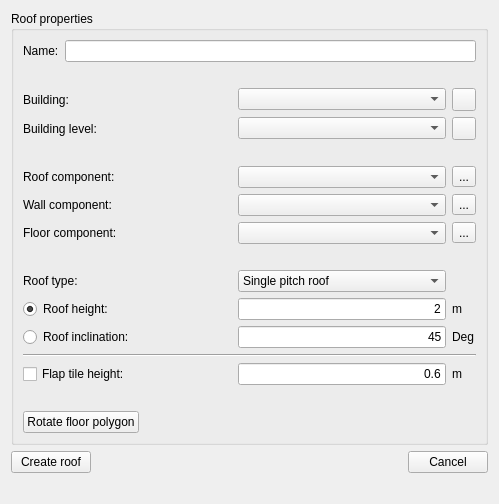
     <widget class="QWidget" name="pageRoof">
      <layout class="QGridLayout" name="gridLayout_7">
       <item row="1" column="0">
        <widget class="QPushButton" name="pushButtonCreateRoof">
         <property name="text">
          <string>Create roof</string>
         </property>
        </widget>
       </item>
       <item row="1" column="1">
        <spacer name="horizontalSpacer_5">
         <property name="orientation">
          <enum>Qt::Horizontal</enum>
         </property>
         <property name="sizeHint" stdset="0">
          <size>
           <width>305</width>
           <height>20</height>
          </size>
         </property>
        </spacer>
       </item>
       <item row="1" column="2">
        <widget class="QPushButton" name="pushButtonCancel4">
         <property name="text">
          <string>Cancel</string>
         </property>
        </widget>
       </item>
       <item row="2" column="1">
        <spacer name="verticalSpacer_9">
         <property name="orientation">
          <enum>Qt::Vertical</enum>
         </property>
         <property name="sizeHint" stdset="0">
          <size>
           <width>20</width>
           <height>20</height>
          </size>
         </property>
        </spacer>
       </item>
       <item row="0" column="0" colspan="3">
        <widget class="QGroupBox" name="groupBoxObjectProperties_3">
         <property name="title">
          <string>Roof properties</string>
         </property>
         <layout class="QGridLayout" name="gridLayout_5">
          <item row="5" column="0">
           <widget class="QLabel" name="label_10">
            <property name="text">
             <string>Roof component:</string>
            </property>
           </widget>
          </item>
          <item row="5" column="2">
           <widget class="QToolButton" name="toolButtonEditComponentsRoof3">
            <property name="text">
             <string>...</string>
            </property>
           </widget>
          </item>
          <item row="7" column="2">
           <widget class="QToolButton" name="toolButtonEditComponentsFloor3">
            <property name="text">
             <string>...</string>
            </property>
           </widget>
          </item>
          <item row="6" column="1">
           <widget class="QComboBox" name="comboBoxComponentWall3"/>
          </item>
          <item row="10" column="0">
           <widget class="QRadioButton" name="radioButtonRoofHeight">
            <property name="text">
             <string>Roof height:</string>
            </property>
            <property name="checked">
             <bool>true</bool>
            </property>
           </widget>
          </item>
          <item row="11" column="2">
           <widget class="QLabel" name="label_15">
            <property name="text">
             <string>Deg</string>
            </property>
           </widget>
          </item>
          <item row="7" column="0">
           <widget class="QLabel" name="label_13">
            <property name="text">
             <string>Floor component:</string>
            </property>
           </widget>
          </item>
          <item row="5" column="1">
           <widget class="QComboBox" name="comboBoxComponentRoof3"/>
          </item>
          <item row="9" column="0">
           <widget class="QLabel" name="labelBuilding_4">
            <property name="text">
             <string>Roof type:</string>
            </property>
           </widget>
          </item>
          <item row="7" column="1">
           <widget class="QComboBox" name="comboBoxComponentFloor3"/>
          </item>
          <item row="0" column="0" colspan="3">
           <layout class="QHBoxLayout" name="horizontalLayout_4">
            <item>
             <widget class="QLabel" name="label_9">
              <property name="text">
               <string>Name:</string>
              </property>
             </widget>
            </item>
            <item>
             <widget class="QLineEdit" name="lineEditNameRoof"/>
            </item>
           </layout>
          </item>
          <item row="1" column="1">
           <spacer name="verticalSpacer_7">
            <property name="orientation">
             <enum>Qt::Vertical</enum>
            </property>
            <property name="sizeType">
             <enum>QSizePolicy::Preferred</enum>
            </property>
            <property name="sizeHint" stdset="0">
             <size>
              <width>20</width>
              <height>20</height>
             </size>
            </property>
           </spacer>
          </item>
          <item row="3" column="2">
           <widget class="QToolButton" name="toolButtonAddBuildingLevel3">
            <property name="icon">
             <iconset>
              <normaloff>:/gfx/actions/24x24/plus.png</normaloff>:/gfx/actions/24x24/plus.png</iconset>
            </property>
           </widget>
          </item>
          <item row="14" column="0" colspan="3">
           <spacer name="verticalSpacer_12">
            <property name="orientation">
             <enum>Qt::Vertical</enum>
            </property>
            <property name="sizeType">
             <enum>QSizePolicy::Preferred</enum>
            </property>
            <property name="sizeHint" stdset="0">
             <size>
              <width>20</width>
              <height>20</height>
             </size>
            </property>
           </spacer>
          </item>
          <item row="2" column="0">
           <widget class="QLabel" name="labelBuilding_3">
            <property name="text">
             <string>Building:</string>
            </property>
           </widget>
          </item>
          <item row="10" column="1">
           <widget class="QtExt::ValidatingLineEdit" name="lineEditRoofHeight">
            <property name="sizePolicy">
             <sizepolicy hsizetype="Preferred" vsizetype="Fixed">
              <horstretch>0</horstretch>
              <verstretch>0</verstretch>
             </sizepolicy>
            </property>
            <property name="text">
             <string>2</string>
            </property>
            <property name="alignment">
             <set>Qt::AlignRight|Qt::AlignTrailing|Qt::AlignVCenter</set>
            </property>
           </widget>
          </item>
          <item row="10" column="2">
           <widget class="QLabel" name="label_14">
            <property name="text">
             <string>m</string>
            </property>
           </widget>
          </item>
          <item row="6" column="2">
           <widget class="QToolButton" name="toolButtonEditComponentsWall3">
            <property name="text">
             <string>...</string>
            </property>
           </widget>
          </item>
          <item row="11" column="0">
           <widget class="QRadioButton" name="radioButtonRoofInclination">
            <property name="text">
             <string>Roof inclination:</string>
            </property>
           </widget>
          </item>
          <item row="13" column="2">
           <widget class="QLabel" name="label_16">
            <property name="text">
             <string>m</string>
            </property>
           </widget>
          </item>
          <item row="9" column="1">
           <widget class="QComboBox" name="comboBoxRoofType">
            <item>
             <property name="text">
              <string>Single pitch roof</string>
             </property>
            </item>
            <item>
             <property name="text">
              <string>Double pitch roof</string>
             </property>
            </item>
            <item>
             <property name="text">
              <string>Mansard roof</string>
             </property>
            </item>
            <item>
             <property name="text">
              <string>Hip roof</string>
             </property>
            </item>
            <item>
             <property name="text">
              <string>Complex shape</string>
             </property>
            </item>
           </widget>
          </item>
          <item row="3" column="0">
           <widget class="QLabel" name="labelBuildingLevel_3">
            <property name="text">
             <string>Building level:</string>
            </property>
           </widget>
          </item>
          <item row="13" column="0">
           <widget class="QCheckBox" name="checkBoxFlapTile">
            <property name="text">
             <string>Flap tile height:</string>
            </property>
           </widget>
          </item>
          <item row="15" column="0" colspan="3">
           <layout class="QHBoxLayout" name="horizontalLayout_2">
            <item>
             <widget class="QPushButton" name="pushButtonRotateFloorPolygon">
              <property name="text">
               <string>Rotate floor polygon</string>
              </property>
             </widget>
            </item>
            <item>
             <spacer name="horizontalSpacer_4">
              <property name="orientation">
               <enum>Qt::Horizontal</enum>
              </property>
              <property name="sizeHint" stdset="0">
               <size>
                <width>40</width>
                <height>20</height>
               </size>
              </property>
             </spacer>
            </item>
           </layout>
          </item>
          <item row="4" column="1">
           <spacer name="verticalSpacer_8">
            <property name="orientation">
             <enum>Qt::Vertical</enum>
            </property>
            <property name="sizeType">
             <enum>QSizePolicy::Preferred</enum>
            </property>
            <property name="sizeHint" stdset="0">
             <size>
              <width>20</width>
              <height>20</height>
             </size>
            </property>
           </spacer>
          </item>
          <item row="13" column="1">
           <widget class="QtExt::ValidatingLineEdit" name="lineEditFlapTileHeight">
            <property name="sizePolicy">
             <sizepolicy hsizetype="Preferred" vsizetype="Fixed">
              <horstretch>0</horstretch>
              <verstretch>0</verstretch>
             </sizepolicy>
            </property>
            <property name="text">
             <string>0.6</string>
            </property>
            <property name="alignment">
             <set>Qt::AlignRight|Qt::AlignTrailing|Qt::AlignVCenter</set>
            </property>
           </widget>
          </item>
          <item row="2" column="2">
           <widget class="QToolButton" name="toolButtonAddBuilding3">
            <property name="icon">
             <iconset>
              <normaloff>:/gfx/actions/24x24/plus.png</normaloff>:/gfx/actions/24x24/plus.png</iconset>
            </property>
           </widget>
          </item>
          <item row="6" column="0">
           <widget class="QLabel" name="label_12">
            <property name="text">
             <string>Wall component:</string>
            </property>
           </widget>
          </item>
          <item row="8" column="1">
           <spacer name="verticalSpacer_10">
            <property name="orientation">
             <enum>Qt::Vertical</enum>
            </property>
            <property name="sizeType">
             <enum>QSizePolicy::Preferred</enum>
            </property>
            <property name="sizeHint" stdset="0">
             <size>
              <width>20</width>
              <height>20</height>
             </size>
            </property>
           </spacer>
          </item>
          <item row="2" column="1">
           <widget class="QComboBox" name="comboBoxBuilding3"/>
          </item>
          <item row="3" column="1">
           <widget class="QComboBox" name="comboBoxBuildingLevel3"/>
          </item>
          <item row="11" column="1">
           <widget class="QtExt::ValidatingLineEdit" name="lineEditRoofInclination">
            <property name="sizePolicy">
             <sizepolicy hsizetype="Preferred" vsizetype="Fixed">
              <horstretch>0</horstretch>
              <verstretch>0</verstretch>
             </sizepolicy>
            </property>
            <property name="text">
             <string>45</string>
            </property>
            <property name="alignment">
             <set>Qt::AlignRight|Qt::AlignTrailing|Qt::AlignVCenter</set>
            </property>
           </widget>
          </item>
          <item row="12" column="0" colspan="3">
           <widget class="Line" name="line_3">
            <property name="orientation">
             <enum>Qt::Horizontal</enum>
            </property>
           </widget>
          </item>
         </layout>
        </widget>
       </item>
      </layout>
     </widget>
